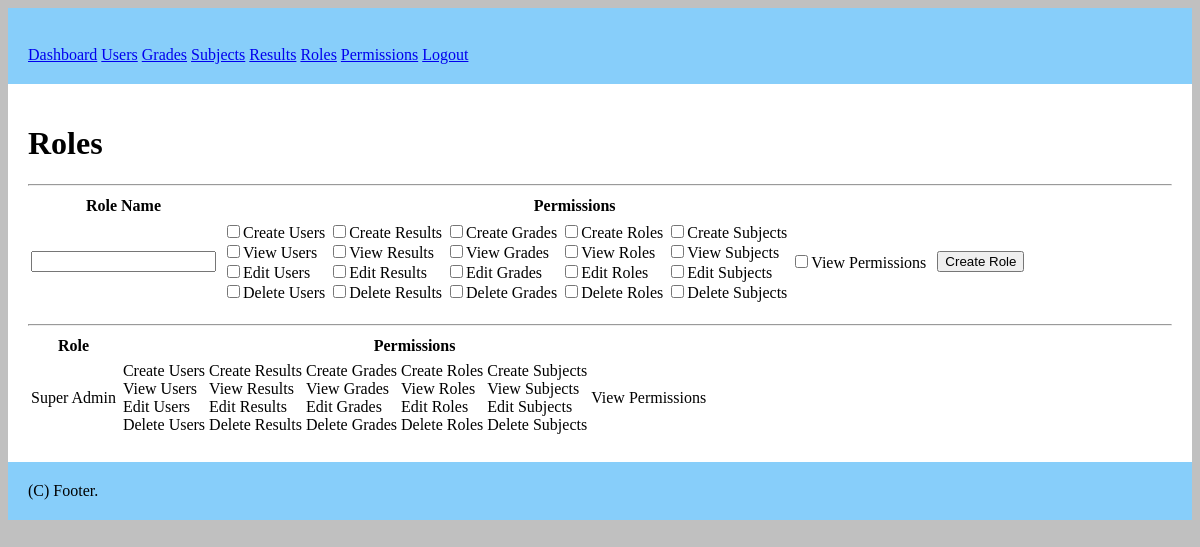
/roles (signed in), run on the app's committed database.
### tables this page shows
CREATE TABLE IF NOT EXISTS `permissions` (
  `permission_id` INT(11) NOT NULL AUTO_INCREMENT,
  `name` VARCHAR(45) NOT NULL,
  PRIMARY KEY (`permission_id`));

### controllers/Roles.php (called while the page is built, shortened)
<?php
class Roles extends Controller {
  function index() {
    $this->view->permissionList = $this->model->readAllPermissions();
    $this->view->roleList = $this->model->readAllRolesWithPermissions();
    $this->view->render("roles/index");
  }
}
?>

### index.php (called while the page is built, shortened)
<?php
require "./libs/Bootstrap.php";
require "./libs/Controller.php";
require "./libs/Model.php";
require "./libs/View.php";
require "./libs/Session.php";
$app = new Bootstrap();
?>

### libs/Session.php (called while the page is built, shortened)
<?php
class Session {
  public static function get($key) {
    if(isset($_SESSION[$key]))
      return $_SESSION[$key];
  }
}
?>

### libs/Model.php (called while the page is built, shortened)
<?php
class Model {
  function __construct() {
    $this->db = new Database();
  }
}
?>

### models/PermissionsModel.php (called while the page is built, shortened)
<?php
class PermissionsModel extends Model {
  function readAllPermissions() {
    $statment = $this->db->prepare("SELECT permission_id, name FROM permissions");
    $statment->execute();
    return $statment->fetchAll();
  }
}
?>

### models/RolesModel.php (called while the page is built, shortened)
<?php
require_once "PermissionsModel.php";
class RolesModel extends Model {
  function readAllPermissions() {
    $permissionsModel = new PermissionsModel();
    return $permissionsModel->readAllPermissions();
  }
}
?>

### libs/Controller.php (called while the page is built, shortened)
<?php
class Controller {
  function loadModel($name) {
    $path = "models/" . $name . "Model.php";
    if(file_exists($path)) {
      $this->model = new $modelName();
    }
  }
}
?>

### views/roles/index.php (the view, shortened to what this page needs)
<h1>Roles</h1>
<hr/>
<form method="post" action="<?php echo URL; ?>roles/create">
  <table>
    <tr>
      <th>Role Name</th> <th>Permissions</th> <th></th>
    </tr>
    <tr>
      <td>
        <input type="text" name="roleName"/><br/>
      </td>
      <td>
        <table>
          <tr>
            <?php
              foreach($this->permissionList as $key => $permission) {
                if($key%4 == 0) {
                  echo "<td>";
                }
                $name = str_replace("_", " ", $permission["name"]);
                printf("<input type='checkbox' name='%s' value='%d'>%s<br/>",
                  $permission["name"], $permission["permission_id"], $name);
                if($key%4 == 3) {
                  echo "</td>";
                }
              }
            ?>
          </tr>
        </table>
      </td>
      <td>
        <label>&nbsp;</label><input type='submit' value="Create Role"/>
      </td>
    </tr>
  </table>
</form>
<hr/>
<table>
  <tr> <th>Role</th> <th>Permissions</th> </tr>
  <?php
  foreach ($this->roleList as $key => $value) {
    print("<tr>");
      printf("<td>%s</td>", str_replace("_", " ", $value["roleName"]));
      print("<td>");
        print("<table>");
          print("<tr>");
          foreach($value["rolePermissions"] as $count => $permission) {
            if($count%4 == 0) {
              echo "<td>";
            }
            printf("%s <br/>", str_replace("_", " ", $permission));
            if($count%4 == 3) {
              echo "</td>";
            }
          }
          print("</tr>");
        print("</table>");
      print("</td>");
  }?>
</table>

### libs/Bootstrap.php (shortened to what this page needs)
<?php
class Bootstrap {
  function __construct() {
    $url = (isset($_GET["url"])) ? $_GET["url"] : null;
    $url = rtrim($url, "/");
    $url = explode("/", $url);
    $controller = new $url[0];
    $controller->loadModel($url[0]);
    if(isset($url[1])) {
      if(method_exists($controller, $url[1])) {
        if(isset($url[2])) {
          $controller->{$url[1]}($url[2]);
        } else {
          $controller->{$url[1]}();
        }
      } else {
        require "controllers/UrlError.php";
        $error = new UrlError();
        $error->index();
        return false;
      }
    } else {
      $controller->index();
    }
  }
}
?>

### libs/View.php (shortened to what this page needs)
<?php
class View {
	public function render($name, $noInclude = false) {
		if($noInclude) {
			require "views/" . $name . ".php";
		} else {
			require "views/header.php";
			require "views/" . $name . ".php";
			require "views/footer.php";
		}
	}
}
?>

### views/header.php (shortened to what this page needs)
<html>
  <head>
    <link rel="stylesheet" href="<?php echo URL; ?>public/css/default.css" />
  </head>
  <body>
    <div id="header">
      <br/>
      <?php if(Session::get("loggedIn")) { ?>
        <?php $permissions = Session::get("permissions"); ?>
        <a href="<?php echo URL; ?>dashboard">Dashboard</a>
        <?php if(isset($permissions["View_Users"])) { ?>
          <a href="<?php echo URL; ?>user">Users</a>
        <?php } ?>
        <?php if(isset($permissions["View_Grades"])) { ?>
          <a href="<?php echo URL; ?>grades">Grades</a>
        <?php } ?>
        <?php if(isset($permissions["View_Subjects"])) { ?>
          <a href="<?php echo URL; ?>subjects">Subjects</a>
        <?php } ?>
        <?php if(isset($permissions["View_Results"])) { ?>
          <a href="<?php echo URL; ?>results">Results</a>
        <?php } ?>
        <?php if(isset($permissions["View_Roles"])) { ?>
          <a href="<?php echo URL; ?>roles">Roles</a>
        <?php } ?>
        <?php if(isset($permissions["View_Permissions"])) { ?>
          <a href="<?php echo URL; ?>permissions">Permissions</a>
        <?php } ?>
        <a href="<?php echo URL; ?>dashboard/logout">Logout</a>
      <?php } else { ?>
        <a href="<?php echo URL; ?>login">Login</a>
      <?php }?>
    </div>
    <div id="content">

### views/footer.php
    </div>
    <div id="footer">
      (C) Footer.
    </div>
  </body>
</html>

### public/css/default.css (style rules this page uses)
body { background: silver; }
#header { padding: 20px; background: lightskyblue; }
#content { background: white; padding: 20px; }
#footer { background: lightskyblue; padding: 20px; }

### data on the page
permissions: name "Create Users"
permissions: name "View Users"
permissions: name "Edit Users"
permissions: name "Delete Users"
permissions: name "Create Results"
permissions: name "View Results"
permissions: name "Edit Results"
permissions: name "Delete Results"
permissions: name "Create Grades"
permissions: name "View Grades"
permissions: name "Edit Grades"
permissions: name "Delete Grades"
permissions: name "Create Roles"
permissions: name "View Roles"
permissions: name "Edit Roles"
permissions: name "Delete Roles"
permissions: name "Create Subjects"
permissions: name "View Subjects"
permissions: name "Edit Subjects"
permissions: name "Delete Subjects"
permissions: name "View Permissions"

### other printed values
str_replace("_", " ", $value["roleName"]) "Super Admin"
str_replace("_", " ", $permission) "Create Users"
str_replace("_", " ", $permission) "View Users"
str_replace("_", " ", $permission) "Edit Users"
str_replace("_", " ", $permission) "Delete Users"
str_replace("_", " ", $permission) "Create Results"
str_replace("_", " ", $permission) "View Results"
str_replace("_", " ", $permission) "Edit Results"
str_replace("_", " ", $permission) "Delete Results"
str_replace("_", " ", $permission) "Create Grades"
str_replace("_", " ", $permission) "View Grades"
str_replace("_", " ", $permission) "Edit Grades"
str_replace("_", " ", $permission) "Delete Grades"
str_replace("_", " ", $permission) "Create Roles"
str_replace("_", " ", $permission) "View Roles"
